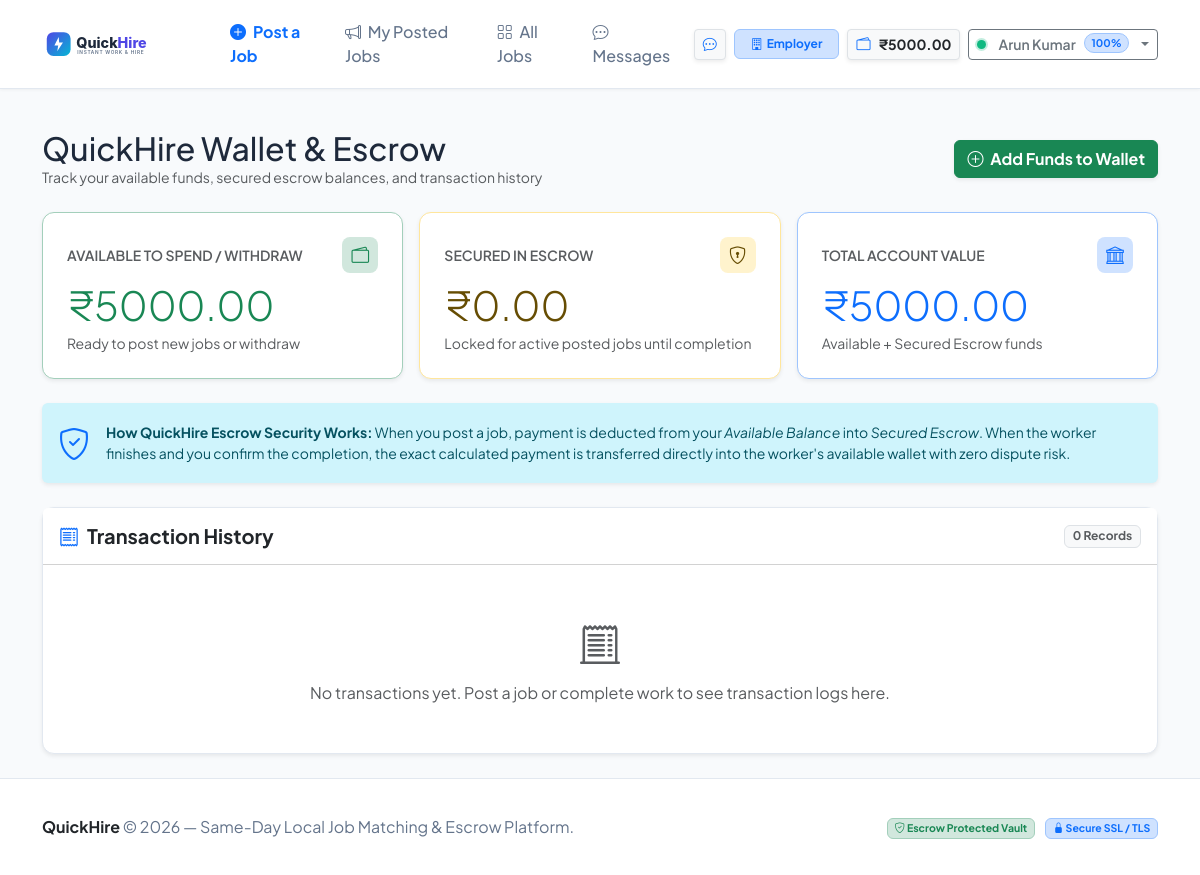
The page /wallet (signed in) on the database its author committed.
### tables this page shows
CREATE TABLE users (
    id INTEGER PRIMARY KEY AUTOINCREMENT,
    name TEXT NOT NULL,
    email TEXT UNIQUE NOT NULL,
    password TEXT NOT NULL,
    skills TEXT DEFAULT '',
    location TEXT DEFAULT '',
    phone TEXT DEFAULT '+91 98765 43210',
    role TEXT DEFAULT 'worker',
    wallet_balance REAL DEFAULT 5000.0,
    secured_balance REAL DEFAULT 0.0,
    rating REAL DEFAULT NULL,
    reliability_score INTEGER DEFAULT 100,
    completed_jobs INTEGER DEFAULT 0,
    late_arrivals INTEGER DEFAULT 0,
    no_shows INTEGER DEFAULT 0,
    is_online INTEGER DEFAULT 0,
    created_at TIMESTAMP DEFAULT CURRENT_TIMESTAMP
);

### backend/routes/wallet_routes.py (the view)
@wallet_bp.route('/wallet')
@login_required
def wallet():
    user = get_current_user()
    if not user:
        return redirect(url_for('auth_routes.login'))
    transactions = TransactionModel.get_by_user(user['id'])
    total_balance = round(user['wallet_balance'] + user['secured_balance'], 2)
    return render_template(
        'wallet.html',
        user=user,
        transactions=transactions,
        total_balance=total_balance
    )

### backend/models.py (called while the page is built, shortened)
def get_db_path():
    return os.path.join(DATABASE_DIR, 'quickhire.db')

def get_db_connection():
    turso_conn = get_turso_connection()
    if turso_conn:
        return turso_conn
    db_file = get_db_path()
    conn = sqlite3.connect(db_file)
    conn.row_factory = sqlite3.Row
    conn.execute("PRAGMA foreign_keys = ON;")
    return conn

@contextmanager
def db_cursor(commit=False):
    conn = get_db_connection()
    cursor = conn.cursor()
    try:
        yield cursor
        if commit:
            conn.commit()
    except Exception:
        conn.rollback()
        raise
    finally:
        conn.close()

    @staticmethod
    def get_by_id(user_id):
        with db_cursor() as cur:
            cur.execute("SELECT * FROM users WHERE id = ?", (user_id,))
            row = cur.fetchone()
            return dict(row) if row else None

    @staticmethod
    def get_by_user(user_id):
        with db_cursor() as cur:
            cur.execute("""
                SELECT t.*, j.title as job_title
                FROM transactions t
                LEFT JOIN jobs j ON t.job_id = j.id
                WHERE t.user_id = ?
                ORDER BY t.created_at DESC
            """, (user_id,))
            return [dict(row) for row in cur.fetchall()]

### backend/services/auth_service.py (called while the page is built)
def login_required(f):
    @wraps(f)
    def decorated_function(*args, **kwargs):
        if 'user_id' not in session:
            flash("Please log in to access this page.", "warning")
            return redirect(url_for('auth_routes.login', next=request.url))
        return f(*args, **kwargs)
    return decorated_function

def get_current_user():
    user_id = session.get('user_id')
    if not user_id:
        return None
    return UserModel.get_by_id(user_id)

### database/turso_adapter.py (called while the page is built)
def get_turso_connection():
    url = os.environ.get('TURSO_DATABASE_URL') or os.environ.get('TURSO_URL')
    token = os.environ.get('TURSO_AUTH_TOKEN') or os.environ.get('TURSO_TOKEN')
    if url and token:
        return TursoConnection(url, token)
    return None

### frontend/templates/wallet.html (shortened to what this page needs)
{% extends "base.html" %}
{% block content %}
<div class="container py-4">
  <div class="d-flex justify-content-between align-items-center mb-4">
    <div>
      <h2 class="fw-extrabold m-0">QuickHire Wallet &amp; Escrow</h2>
      <p class="text-muted small m-0">Track your available funds, secured escrow balances, and transaction history</p>
    </div>
    <button type="button" class="btn btn-success fw-bold shadow-sm" data-bs-toggle="modal" data-bs-target="#topupModal">
      <i class="bi bi-plus-circle me-1"></i> Add Funds to Wallet
    </button>
  </div>
  <div class="row g-3 mb-4">
    <div class="col-md-4">
      <div class="card card-custom p-4 bg-white border-success-subtle shadow-sm h-100">
        <div class="d-flex justify-content-between align-items-center mb-2">
          <span class="text-muted small fw-semibold">AVAILABLE TO SPEND / WITHDRAW</span>
          <div class="stat-icon bg-success-subtle text-success" style="width: 36px; height: 36px; font-size: 1.1rem;">
            <i class="bi bi-wallet2"></i>
          </div>
        </div>
        <div class="display-6 fw-extrabold text-success mb-1">₹{{ "%.2f"|format(user.wallet_balance) }}</div>
        <div class="small text-muted">Ready to post new jobs or withdraw</div>
      </div>
    </div>
    <div class="col-md-4">
      <div class="card card-custom p-4 bg-white border-warning-subtle shadow-sm h-100">
        <div class="d-flex justify-content-between align-items-center mb-2">
          <span class="text-muted small fw-semibold">SECURED IN ESCROW</span>
          <div class="stat-icon bg-warning-subtle text-warning-emphasis" style="width: 36px; height: 36px; font-size: 1.1rem;">
            <i class="bi bi-shield-lock"></i>
          </div>
        </div>
        <div class="display-6 fw-extrabold text-warning-emphasis mb-1">₹{{ "%.2f"|format(user.secured_balance) }}</div>
        <div class="small text-muted">Locked for active posted jobs until completion</div>
      </div>
    </div>
    <div class="col-md-4">
      <div class="card card-custom p-4 bg-white border-primary-subtle shadow-sm h-100">
        <div class="d-flex justify-content-between align-items-center mb-2">
          <span class="text-muted small fw-semibold">TOTAL ACCOUNT VALUE</span>
          <div class="stat-icon bg-primary-subtle text-primary" style="width: 36px; height: 36px; font-size: 1.1rem;">
            <i class="bi bi-bank"></i>
          </div>
        </div>
        <div class="display-6 fw-extrabold text-primary mb-1">₹{{ "%.2f"|format(total_balance) }}</div>
        <div class="small text-muted">Available + Secured Escrow funds</div>
      </div>
    </div>
  </div>
  <div class="alert alert-info d-flex align-items-center gap-3 p-3 mb-4 shadow-sm border-0">
    <i class="bi bi-shield-check fs-2 text-primary"></i>
    <div class="small">
      <strong>How QuickHire Escrow Security Works:</strong> When you post a job, payment is deducted from your <em>Available Balance</em> into <em>Secured Escrow</em>. When the worker finishes and you confirm the completion, the exact calculated payment is transferred directly into the worker's available wallet with zero dispute risk.
    </div>
  </div>
  <div class="card card-custom shadow-sm">
    <div class="card-header bg-white py-3 d-flex justify-content-between align-items-center">
      <h5 class="fw-bold m-0"><i class="bi bi-receipt me-2 text-primary"></i>Transaction History</h5>
      <span class="badge bg-light text-muted border">{{ transactions|length }} Records</span>
    </div>
    <div class="card-body p-0">
      {% if transactions %}
        <div class="table-responsive">
          <table class="table table-hover align-middle m-0">
            <thead class="table-light">
              <tr>
                <th>Date &amp; Time</th>
                <th>Description</th>
                <th>Type</th>
                <th class="text-end">Amount (₹)</th>
              </tr>
            </thead>
            <tbody>
              {% for tx in transactions %}
              <tr>
                <td class="text-muted small">{{ tx.created_at }}</td>
                <td>
                  <div class="fw-semibold text-dark">{{ tx.description }}</div>
                  {% if tx.job_title %}
                    <div class="text-muted small">Job: {{ tx.job_title }}</div>
                  {% endif %}
                </td>
                <td>
                  {% if tx.transaction_type == 'Credit' %}
                    <span class="badge bg-success-subtle text-success border border-success-subtle px-3 py-1">
                      <i class="bi bi-arrow-down-left me-1"></i> Credit
                    </span>
                  {% else %}
                    <span class="badge bg-danger-subtle text-danger border border-danger-subtle px-3 py-1">
                      <i class="bi bi-arrow-up-right me-1"></i> Debit
                    </span>
                  {% endif %}
                </td>
                <td class="text-end fw-bold fs-6 {% if tx.transaction_type == 'Credit' %}text-success{% else %}text-danger{% endif %}">
                  {{ '+' if tx.transaction_type == 'Credit' else '-' }}₹{{ "%.2f"|format(tx.amount) }}
                </td>
              </tr>
              {% endfor %}
            </tbody>
          </table>
        </div>
      {% else %}
        <div class="p-5 text-center text-muted">
          <i class="bi bi-receipt-cutoff fs-1 d-block mb-2"></i>
          No transactions yet. Post a job or complete work to see transaction logs here.
        </div>
      {% endif %}
    </div>
  </div>
</div>
{% endblock %}

### frontend/templates/base.html (shortened to what this page needs)
<!DOCTYPE html>
<html lang="en">
<head>
  <link href="https://cdn.jsdelivr.net/npm/bootstrap@5.3.3/dist/css/bootstrap.min.css" rel="stylesheet">
  <link rel="stylesheet" href="https://cdn.jsdelivr.net/npm/bootstrap-icons@1.11.3/font/bootstrap-icons.min.css">
  <link rel="stylesheet" href="{{ url_for('static', filename='css/style.css') }}">
</head>
<body>
  <nav class="navbar navbar-expand-lg navbar-custom sticky-top">
    <div class="container">
      <a class="navbar-brand d-flex align-items-center gap-2" href="{{ url_for('main_routes.index') if not current_user else url_for('main_routes.dashboard') }}">
        <img src="{{ url_for('static', filename='images/logo.svg') }}" alt="QuickHire Logo" class="brand-logo">
      </a>
      <div class="collapse navbar-collapse" id="navbarContent">
        <ul class="navbar-nav me-auto mb-2 mb-lg-0 ms-lg-3">
          {% if not current_user %}
            <li class="nav-item">
              <a class="nav-link" href="{{ url_for('job_routes.jobs') }}">
                <i class="bi bi-search me-1"></i> Browse Jobs
              </a>
            </li>
          {% elif current_role == 'employer' %}
            <li class="nav-item">
              <a class="nav-link text-primary fw-bold" href="{{ url_for('job_routes.post_job') }}">
                <i class="bi bi-plus-circle-fill me-1"></i> Post a Job
              </a>
            </li>
            <li class="nav-item">
              <a class="nav-link" href="{{ url_for('job_routes.my_jobs', tab='posted') }}">
                <i class="bi bi-megaphone me-1"></i> My Posted Jobs
              </a>
            </li>
            <li class="nav-item">
              <a class="nav-link" href="{{ url_for('job_routes.jobs') }}">
                <i class="bi bi-grid me-1"></i> All Jobs
              </a>
            </li>
            <li class="nav-item">
              <a class="nav-link" href="{{ url_for('message_routes.inbox') }}">
                <i class="bi bi-chat-dots me-1"></i> Messages
              </a>
            </li>
          {% endif %}
        </ul>
        <div class="d-flex align-items-center gap-2">
          {% if current_user %}
            <a href="{{ url_for('message_routes.inbox') }}" class="btn btn-sm btn-light border shadow-sm text-decoration-none" title="Messages & Contacts">
              <i class="bi bi-chat-dots text-primary"></i>
            </a>
            <span class="badge {% if current_role == 'employer' %}bg-primary-subtle text-primary border border-primary-subtle{% else %}bg-success-subtle text-success border border-success-subtle{% endif %} d-none d-md-inline-flex align-items-center gap-1 py-2 px-3">
              <i class="bi {% if current_role == 'employer' %}bi-building{% else %}bi-person-workspace{% endif %}"></i>
              <span class="fw-bold">{{ 'Employer' if current_role == 'employer' else 'Worker' }}</span>
            </span>
            <a href="{{ url_for('wallet_routes.wallet') }}" class="btn btn-sm btn-light border d-flex align-items-center gap-2 shadow-sm text-decoration-none" title="Wallet Balance">
              <i class="bi bi-wallet2 text-primary"></i>
              <span class="fw-bold text-dark">₹{{ "%.2f"|format(current_user.wallet_balance) }}</span>
            </a>
            <div class="dropdown">
              <button class="btn btn-sm btn-outline-secondary dropdown-toggle d-flex align-items-center gap-2" type="button" data-bs-toggle="dropdown" aria-expanded="false">
                <span class="online-dot pulsing"></span>
                <span class="fw-semibold">{{ current_user.name }}</span>
                <span class="badge bg-primary-subtle text-primary border border-primary-subtle rounded-pill">
                  {{ current_user.reliability_score }}%
                </span>
              </button>
            </div>
          {% endif %}
        </div>
      </div>
    </div>
  </nav>
  <main class="flex-grow-1">
    {% block content %}{% endblock %}
  </main>
  <footer>
    <div class="container text-center">
      <div class="row align-items-center py-2">
        <div class="col-md-6 text-md-start mb-2 mb-md-0">
          <span class="fw-bold text-dark">QuickHire</span> &copy; 2026 — Same-Day Local Job Matching &amp; Escrow Platform.
        </div>
        <div class="col-md-6 text-md-end small">
          <span class="badge bg-success-subtle text-success border border-success-subtle me-2">
            <i class="bi bi-shield-check"></i> Escrow Protected Vault
          </span>
          <span class="badge bg-primary-subtle text-primary border border-primary-subtle">
            <i class="bi bi-lock-fill"></i> Secure SSL / TLS
          </span>
        </div>
      </div>
    </div>
  </footer>
</body>
</html>

### frontend/static/css/style.css (style rules this page uses)
:root { --primary: #4f46e5; --primary-hover: #4338ca; --primary-light: #eef2ff; --secondary: #06b6d4; --accent: #f59e0b; --dark: #0f172a; --text-main: #1e293b; --text-muted: #64748b; --bg-page: #f8fafc; --bg-card: #ffffff; --border-color: #e2e8f0; --success: #10b981; --danger: #ef4444; --warning: #f59e0b; --radius-sm: 8px; --radius-md: 12px; --radius-lg: 16px; --shadow-sm: 0 1px 3px rgba(0, 0, 0, 0.05); --shadow-md: 0 4px 6px -1px rgba(0, 0, 0, 0.07), 0 2px 4px -2px rgba(0, 0, 0, 0.05); --shadow-lg: 0 10px 15px -3px rgba(0, 0, 0, 0.08), 0 4px 6px -4px rgba(0, 0, 0, 0.04); }
body { font-family: 'Plus Jakarta Sans', -apple-system, BlinkMacSystemFont, 'Segoe UI', Roboto, sans-serif; background-color: var(--bg-page); color: var(--text-main); min-height: 100vh; display: flex; flex-direction: column; }
.navbar-custom { background-color: #ffffff; border-bottom: 1px solid var(--border-color); box-shadow: var(--shadow-sm); padding: 0.75rem 0; }
.brand-logo { height: 38px; }
.nav-link { font-weight: 500; color: var(--text-muted); transition: color 0.2s ease; padding: 0.5rem 0.85rem !important; border-radius: var(--radius-sm); }
.online-dot { display: inline-block; width: 9px; height: 9px; border-radius: 50%; background-color: var(--success); box-shadow: 0 0 0 2px rgba(16, 185, 129, 0.25); margin-right: 4px; }
.online-dot.pulsing { animation: pulse-dot 1.8s infinite; }
.card-custom { background: var(--bg-card); border: 1px solid var(--border-color); border-radius: var(--radius-md); box-shadow: var(--shadow-sm); transition: transform 0.2s ease, box-shadow 0.2s ease; }
.stat-icon { width: 48px; height: 48px; border-radius: var(--radius-sm); display: flex; align-items: center; justify-content: center; font-size: 1.5rem; }
footer { margin-top: auto; background: #ffffff; border-top: 1px solid var(--border-color); padding: 1.75rem 0; color: var(--text-muted); }

### rows shown on the page
users: role "Employer", wallet_balance "5000.00", name "Arun Kumar", reliability_score "100", secured_balance "0.00"

### other values the page prints
{{ "%.2f"|format(total_balance) }} "5000.00"
{{ transactions|length }} "0"
